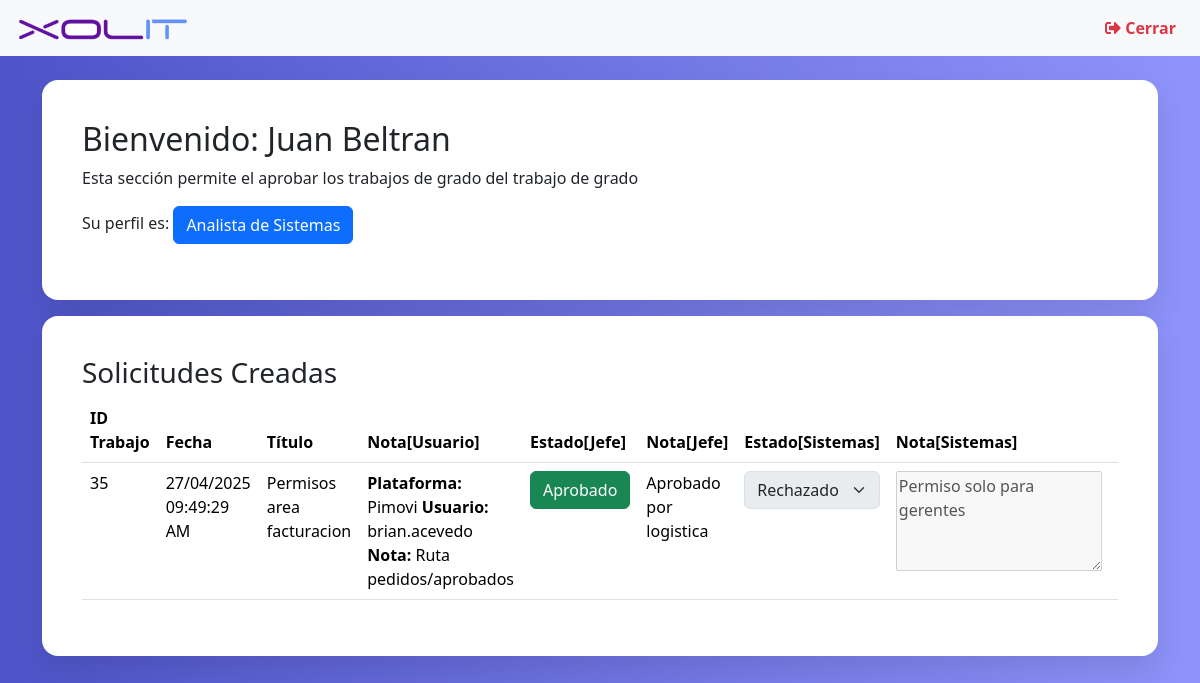
The page /evaluadorucv2.php (signed in) on the database its author committed.
### tables this page shows
CREATE TABLE `resumen_solicitud` (
  `id_solicitud` int(255) NOT NULL,
  `usuario_id` int(11) NOT NULL,
  `titulo` varchar(255) NOT NULL,
  `fecha` varchar(250) NOT NULL,
  `nota_usuario` varchar(255) NOT NULL,
  `nota_jefe` varchar(255) NOT NULL,
  `estado_jefe` varchar(255) NOT NULL,
  `nota_sistemas` varchar(255) NOT NULL,
  `estado_sistemas` varchar(255) NOT NULL,
  `aprobacion` varchar(250) NOT NULL,
  `asesor` varchar(100) DEFAULT NULL,
  `nombre_usuario` varchar(100) DEFAULT NULL,
  `evaluador` varchar(255) DEFAULT NULL,
  `hora_solucion` varchar(50) DEFAULT NULL
);

### evaluadorucv2.php (the view, shortened to what this page needs)
<?php
include('conexion.php');
try {
    $pdo = new PDO('mysql:host=' . $direccionservidor . '; dbname=' . $baseDatos, $usuarioBD, $contraseniaBD);
    $pdo->setAttribute(PDO::ATTR_ERRMODE, PDO::ERRMODE_EXCEPTION);
    $sql = "SELECT id_solicitud, titulo, fecha, nombre_usuario, nota_usuario, estado_jefe, nota_jefe, estado_sistemas, nota_sistemas, aprobacion, hora_solucion FROM resumen_solicitud";
    $stmt = $pdo->query($sql);
    $trabajos = $stmt->fetchAll(PDO::FETCH_ASSOC);
} catch (PDOException $e) {
    echo "Error: " . $e->getMessage();
}
?>
<!doctype html>
<html lang="en">
<head>
    <link href="https://cdnjs.cloudflare.com/ajax/libs/font-awesome/5.15.4/css/all.min.css" rel="stylesheet">
    <link href="https://cdn.jsdelivr.net/npm/bootstrap@5.3.2/dist/css/bootstrap.min.css" rel="stylesheet" />
</head>
<body>
<main>
<nav class="navbar navbar-expand-lg navbar-light bg-light px-3">
  <a href="https://xolit.com/en/rocking-your-business/" class="navbar-brand">
    <img src="./img/logo-1.png" alt="logo" style="height: 25px;">
  </a>
  <div class="collapse navbar-collapse" id="collapsibleNavId">
    <ul class="navbar-nav ms-auto">
      <li class="nav-item">
        <a class="nav-link active text-danger fw-bold" href="cerrar.php">
          <i class="fas fa-sign-out-alt"></i> Cerrar
        </a>
      </li>
    </ul>
  </div>
</nav>
<br/>
<div class="container">
    <div class="card-login">
        <div class="col">
            <h2>Bienvenido: <?php echo $_SESSION['usuario_nombres']; ?></h2>
            <p>Esta sección permite el aprobar los trabajos de grado del trabajo de grado</p>
            <p>Su perfil es: <button class="btn btn-primary">Analista de Sistemas</button></p>
        </div>
    </div>
</div>
<div class="container mb-3">
<div class="card-login mt-3">
    <h3>Solicitudes Creadas</h3>
    <div class="table-responsive mt-2">
        <table class="table">
            <thead>
                <tr>
                    <th>ID Trabajo</th>
                    <th>Fecha</th>
                    <th>Título</th>
                    <th>Nota[Usuario]</th>
                    <th>Estado[Jefe]</th>
                    <th>Nota[Jefe]</th>
                    <th>Estado[Sistemas]</th>
                    <th>Nota[Sistemas]</th>
                    <th>Actualizar</th>
                </tr>
            </thead>
            <tbody>
            <?php if (empty($trabajos)): ?>
    <tr>
        <td colspan="10">No tienes trabajos registrados.</td>
    </tr>
<?php else: ?>
    <?php foreach ($trabajos as $trabajo): ?>
        <tr>
            <td><?= htmlspecialchars($trabajo['id_solicitud']) ?></td>
            <td><?= htmlspecialchars($trabajo['fecha']) ?></td>
            <td><?= htmlspecialchars($trabajo['titulo']) ?></td>
            <td><?= ($trabajo['nota_usuario']) ?></td>
            <?php
        $estadoJefe = $trabajo['estado_jefe'] ?: 'No asignado';
        switch ($estadoJefe) {
            case 'Aprobado':
                $claseBtnJefe = 'btn-success';
                break;
        }
        ?>
            <td><button class="btn  <?= $claseBtnJefe ?>"><?= htmlspecialchars($trabajo['estado_jefe'] ?: 'No asignado') ?></button>
            </td>
            <td><?= htmlspecialchars($trabajo['nota_jefe'] ?: 'No asignado') ?>
        </td>
        <?php $deshabilitar = ($trabajo['estado_sistemas'] != 'Pendiente') ? 'disabled' : ''; ?>
                            <td>
                                 <select name="estado_sistemas" class="form-select" <?= $deshabilitar ?>
                                    <option value="Pendiente" <?= ($trabajo['estado_sistemas'] == 'Pendiente') ? 'selected' : '' ?>>Pendiente</option>
                                    <option value="Rechazado" <?= ($trabajo['estado_sistemas'] == 'Rechazado') ? 'selected' : '' ?>>Rechazado</option>
                                </select>
                            </td>
                            <td>
    <textarea class="my-textarea"
        name="nota_sistemas"
        id="nota_sistemas"
        class="form-control"
        <?= $trabajo['nota_sistemas'] !== 'Pendiente Sistemas' ? 'disabled' : '' ?>
    ><?= htmlspecialchars($trabajo['nota_sistemas']) ?></textarea>
</td>
<td>
</td>
</tr>
    <?php endforeach; ?>
<?php endif; ?>
            </tbody>
        </table>
    </div>
</div>
</div>
</main>
</body>
</html>

### evaluadorucv2.php (style rules this page uses)
body { background: linear-gradient(to right, #4e54c8, #8f94fb); }
.card-login { background: #fff; border-radius: 16px; box-shadow: 0 15px 30px rgba(0, 0, 0, 0.1); padding: 40px; width: 100%; }
.my-textarea { height: 100px; }

### rows shown on the page
resumen_solicitud: id_solicitud "35", fecha "27/04/2025 09:49:29 AM", titulo "Permisos area facturacion", nota_usuario "Plataforma: Pimovi Usuario: brian.acevedo Nota: Ruta pedidos/aprobados", estado_jefe "Aprobado", nota_jefe "Aprobado por logistica", estado_sistemas "Rechazado", nota_sistemas "Permiso solo para gerentes"

### other values the page prints
$_SESSION['usuario_nombres'] "Juan Beltran"
